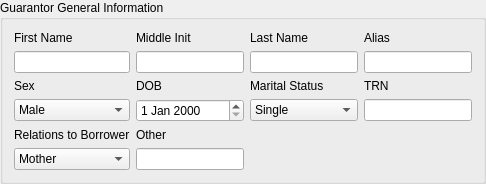
                      <widget class="QGroupBox" name="grpGGeneralInformation">
                       <property name="sizePolicy">
                        <sizepolicy hsizetype="Expanding" vsizetype="Preferred">
                         <horstretch>0</horstretch>
                         <verstretch>0</verstretch>
                        </sizepolicy>
                       </property>
                       <property name="font">
                        <font>
                         <weight>50</weight>
                         <bold>false</bold>
                        </font>
                       </property>
                       <property name="title">
                        <string>Guarantor General Information</string>
                       </property>
                       <layout class="QGridLayout" name="gridLayout_13">
                        <item row="0" column="0">
                         <widget class="QLabel" name="label_71">
                          <property name="text">
                           <string>First Name</string>
                          </property>
                         </widget>
                        </item>
                        <item row="0" column="1">
                         <widget class="QLabel" name="label_72">
                          <property name="text">
                           <string>Middle Init</string>
                          </property>
                         </widget>
                        </item>
                        <item row="0" column="2">
                         <widget class="QLabel" name="label_73">
                          <property name="text">
                           <string>Last Name</string>
                          </property>
                         </widget>
                        </item>
                        <item row="1" column="1">
                         <widget class="QLineEdit" name="lineEditGMiddleInit">
                          <property name="enabled">
                           <bool>true</bool>
                          </property>
                         </widget>
                        </item>
                        <item row="0" column="3">
                         <widget class="QLabel" name="label_74">
                          <property name="text">
                           <string>Alias</string>
                          </property>
                         </widget>
                        </item>
                        <item row="1" column="0">
                         <widget class="QLineEdit" name="lineEditGFirstName">
                          <property name="enabled">
                           <bool>true</bool>
                          </property>
                         </widget>
                        </item>
                        <item row="1" column="2">
                         <widget class="QLineEdit" name="lineEditGLastName">
                          <property name="enabled">
                           <bool>true</bool>
                          </property>
                         </widget>
                        </item>
                        <item row="2" column="1">
                         <widget class="QLabel" name="label_76">
                          <property name="text">
                           <string>DOB</string>
                          </property>
                         </widget>
                        </item>
                        <item row="1" column="3">
                         <widget class="QLineEdit" name="lineEditGMiddleInit_2">
                          <property name="enabled">
                           <bool>true</bool>
                          </property>
                         </widget>
                        </item>
                        <item row="2" column="0">
                         <widget class="QLabel" name="label_75">
                          <property name="text">
                           <string>Sex</string>
                          </property>
                         </widget>
                        </item>
                        <item row="2" column="3">
                         <widget class="QLabel" name="label_78">
                          <property name="text">
                           <string>TRN</string>
                          </property>
                         </widget>
                        </item>
                        <item row="2" column="2">
                         <widget class="QLabel" name="label_77">
                          <property name="text">
                           <string>Marital Status</string>
                          </property>
                         </widget>
                        </item>
                        <item row="3" column="0">
                         <widget class="QComboBox" name="cboGSex">
                          <property name="enabled">
                           <bool>true</bool>
                          </property>
                          <item>
                           <property name="text">
                            <string>Male</string>
                           </property>
                          </item>
                          <item>
                           <property name="text">
                            <string>Female</string>
                           </property>
                          </item>
                         </widget>
                        </item>
                        <item row="3" column="1">
                         <widget class="QDateEdit" name="dateGDOB">
                          <property name="enabled">
                           <bool>true</bool>
                          </property>
                         </widget>
                        </item>
                        <item row="3" column="2">
                         <widget class="QComboBox" name="cboGMaritalStatus">
                          <property name="enabled">
                           <bool>true</bool>
                          </property>
                          <item>
                           <property name="text">
                            <string>Single</string>
                           </property>
                          </item>
                          <item>
                           <property name="text">
                            <string>Married</string>
                           </property>
                          </item>
                          <item>
                           <property name="text">
                            <string>Divorced</string>
                           </property>
                          </item>
                         </widget>
                        </item>
                        <item row="3" column="3">
                         <widget class="QLineEdit" name="lineEditGTRN">
                          <property name="enabled">
                           <bool>true</bool>
                          </property>
                         </widget>
                        </item>
                        <item row="4" column="0">
                         <widget class="QLabel" name="label_118">
                          <property name="text">
                           <string>Relations to Borrower</string>
                          </property>
                         </widget>
                        </item>
                        <item row="5" column="0">
                         <widget class="QComboBox" name="cboGRelations">
                          <item>
                           <property name="text">
                            <string>Mother</string>
                           </property>
                          </item>
                          <item>
                           <property name="text">
                            <string>Father</string>
                           </property>
                          </item>
                          <item>
                           <property name="text">
                            <string>Sister</string>
                           </property>
                          </item>
                          <item>
                           <property name="text">
                            <string>Cousin</string>
                           </property>
                          </item>
                          <item>
                           <property name="text">
                            <string>Nephew</string>
                           </property>
                          </item>
                          <item>
                           <property name="text">
                            <string>Husband</string>
                           </property>
                          </item>
                          <item>
                           <property name="text">
                            <string>Wife</string>
                           </property>
                          </item>
                          <item>
                           <property name="text">
                            <string>Friend</string>
                           </property>
                          </item>
                          <item>
                           <property name="text">
                            <string>Co-Worker</string>
                           </property>
                          </item>
                          <item>
                           <property name="text">
                            <string>Employer</string>
                           </property>
                          </item>
                          <item>
                           <property name="text">
                            <string>Other</string>
                           </property>
                          </item>
                         </widget>
                        </item>
                        <item row="4" column="1">
                         <widget class="QLabel" name="label_119">
                          <property name="text">
                           <string>Other</string>
                          </property>
                         </widget>
                        </item>
                        <item row="5" column="1">
                         <widget class="QLineEdit" name="lineGOther"/>
                        </item>
                       </layout>
                      </widget>
